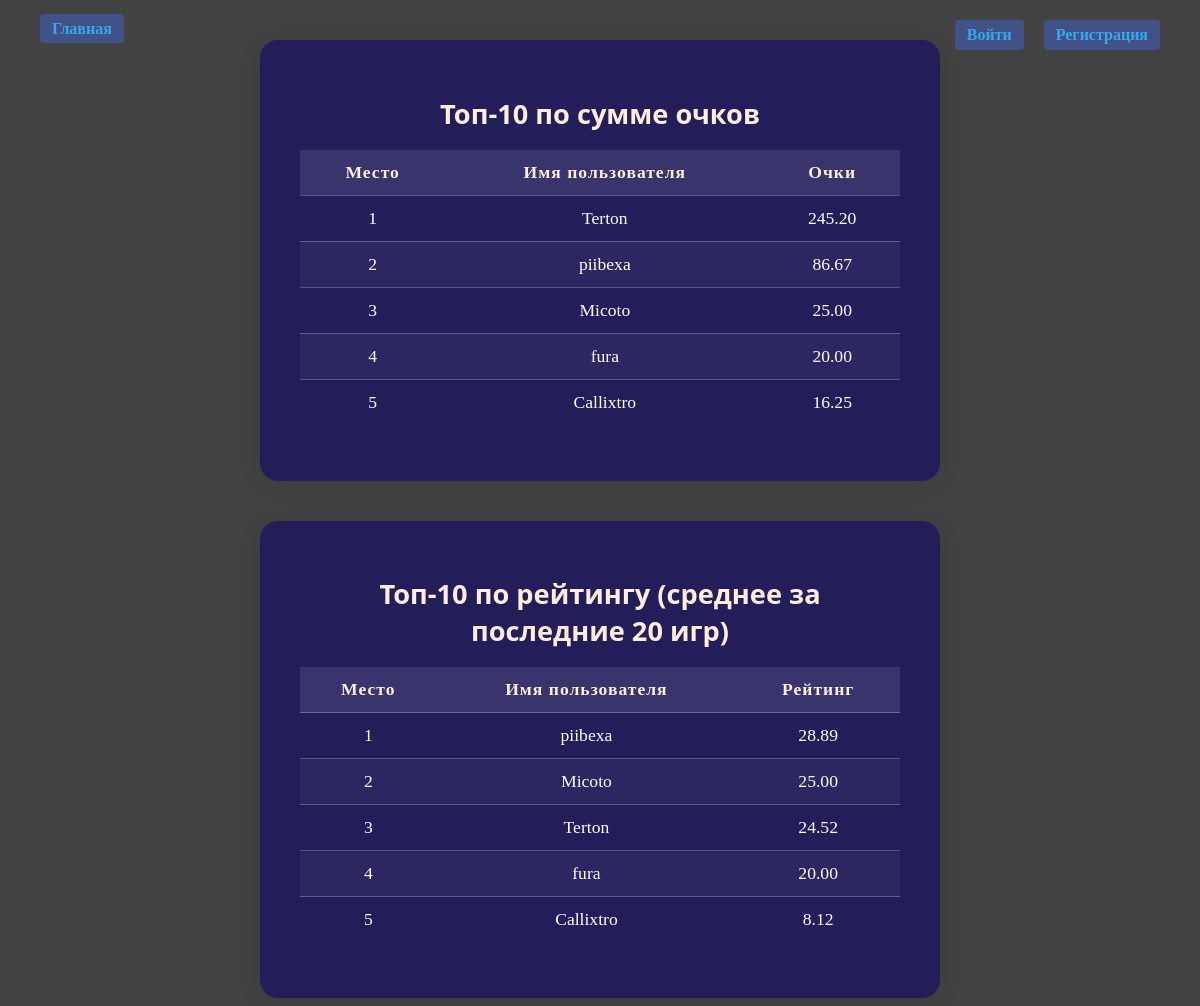
The page /leaderboard on the database as committed earlier.
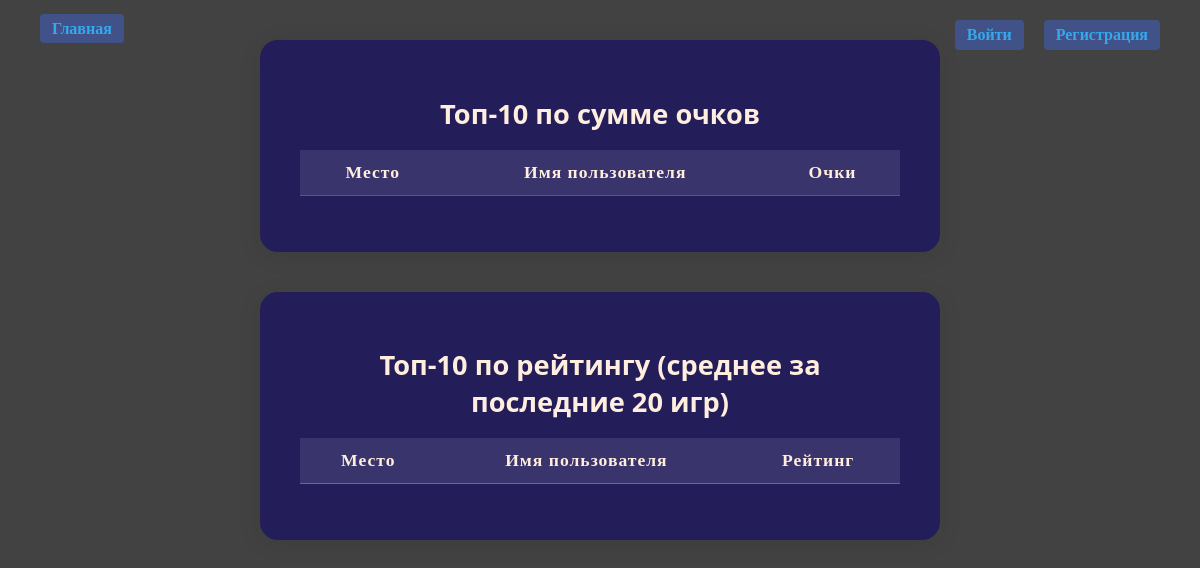
The same page on the database as committed later.
### app/models.py (models this page shows)
class User(db.Model, UserMixin):
    __tablename__ = 'users'
    id = db.Column(db.Integer, primary_key=True)
    username = db.Column(db.String(150), unique=True, nullable=False)
    password = db.Column(db.String(150), nullable=False)
    total_points = db.Column(db.Float, default=0)

### app/routes/main.py (the view)
@bp.route('/leaderboard')
def leaderboard():
    from app.models import User, GameResult
    from sqlalchemy import func
    points_results = (
        db.session.query(
            User.username,
            func.sum(GameResult.points).label('total_points')
        )
        .join(GameResult, User.id == GameResult.user_id)
        .group_by(User.id)
        .order_by(func.sum(GameResult.points).desc())
        .limit(10)
        .all()
    )
    rating_results = []
    users = db.session.query(User).all()
    for user in users:
        last_20_games = (
            db.session.query(GameResult)
            .filter_by(user_id=user.id)
            .order_by(GameResult.id.desc())
            .limit(20)
            .all()
        )
        if last_20_games:
            avg_rating = sum(gr.points for gr in last_20_games) / len(last_20_games)
            rating_results.append((user.username, avg_rating))
    rating_results = sorted(rating_results, key=lambda x: x[1], reverse=True)[:10]
    return render_template(
        'leaderboard.html',
        points_results=points_results,
        rating_results=rating_results
    )

### app/templates/leaderboard.html (shortened to what this page needs)
{% extends "base.html" %}
{% block content %}
<div class="leaderboard-table-container">
    <h2>Топ-10 по сумме очков</h2>
    <table class="leaderboard-table">
        <thead>
            <tr>
                <th>Место</th>
                <th>Имя пользователя</th>
                <th>Очки</th>
            </tr>
        </thead>
        <tbody>
            {% for row in points_results %}
            <tr>
                <td>{{ loop.index }}</td>
                <td>{{ row[0] }}</td>
                <td>{{ "%.2f"|format(row[1]) }}</td>
            </tr>
            {% endfor %}
        </tbody>
    </table>
</div>
<div class="leaderboard-table-container">
    <h2>Топ-10 по рейтингу (среднее за последние 20 игр)</h2>
    <table class="leaderboard-table">
        <thead>
            <tr>
                <th>Место</th>
                <th>Имя пользователя</th>
                <th>Рейтинг</th>
            </tr>
        </thead>
        <tbody>
            {% for row in rating_results %}
            <tr>
                <td>{{ loop.index }}</td>
                <td>{{ row[0] }}</td>
                <td>{{ "%.2f"|format(row[1]) }}</td>
            </tr>
            {% endfor %}
        </tbody>
    </table>
</div>
{% endblock %}

### app/templates/base.html (shortened to what this page needs)
<!DOCTYPE html>
<html lang="ru">
<head>
    <link rel="stylesheet" href="{{ url_for('static', filename='css/style.css') }}">
</head>
<body>
    <div class="top-bar">
        <div class="top-links">
            {% if current_user.is_authenticated %}
                {% if request.endpoint == 'main.index' %}
                    <a href="{{ url_for('auth.profile') }}">Профиль</a>
                    <a href="{{ url_for('tft.index') }}">TFT Ачивки</a>
                {% endif %}
            {% else %}
                <a href="{{ url_for('auth.login') }}">Войти</a>
                <a href="{{ url_for('auth.register') }}">Регистрация</a>
            {% endif %}
        </div>
        <div class="profile-top-left">
            {% if not request.endpoint == 'main.index' %}
                <a href="{{ url_for('main.index') }}">Главная</a>
            {% endif %}
        </div>
    </div>
    <main class="container">
        {% block content %}{% endblock %}
    </main>
</body>
</html>

### static/css/style.css (style rules this page uses)
body { background-image: url('/static/images/background.png'); background-size: cover; background-repeat: no-repeat; background-color: #424242; background-attachment: fixed; min-height: 100vh; }
.top-links { position: absolute; top: 20px; right: 40px; display: flex; gap: 20px; z-index: 100; }
.top-links a { text-decoration: none; color: #36a8eb; background: #416eff60; font-weight: bold; padding: 6px 12px; border-radius: 4px; transition: background 0.2s; }
.profile-top-left { position: absolute; top: 20px; left: 40px; z-index: 100; }
.profile-top-left a { text-decoration: none; color: #36a8eb; background: #416eff60; font-weight: bold; padding: 6px 12px; border-radius: 4px; transition: background 0.2s; }
.leaderboard-table-container { display: flex; flex-direction: column; align-items: center; margin: 40px auto 0 auto; padding: 32px 40px; background: rgba(11, 0, 109, 0.562); border-radius: 18px; box-shadow: 0 4px 24px rgba(0,0,0,0.08); max-width: 600px; color: #fff; }
.leaderboard-table-container h2 { font-family: 'Montserrat', 'Segoe UI', 'Arial', sans-serif; font-size: 1.7rem; font-weight: bold; margin-bottom: 18px; color: #ffeedd; text-align: center; }
.leaderboard-table { width: 100%; border-collapse: collapse; margin-bottom: 24px; }
.leaderboard-table th, .leaderboard-table td { padding: 12px 18px; border-bottom: 1px solid rgba(255,255,255,0.25); font-size: 1.1rem; text-align: center; }
.leaderboard-table th { background: rgba(255,255,255,0.10); color: #ffeedd; font-weight: bold; letter-spacing: 1px; }

Rows that differ between the two databases and show on the page:
removed User: username "Terton", row "245.20", row "24.52"
removed User: username "piibexa", row "86.67", row "28.89"
removed User: username "Micoto", row "25.00"
removed User: username "fura", row "20.00"
removed User: username "Callixtro", row "16.25", row "8.12"
